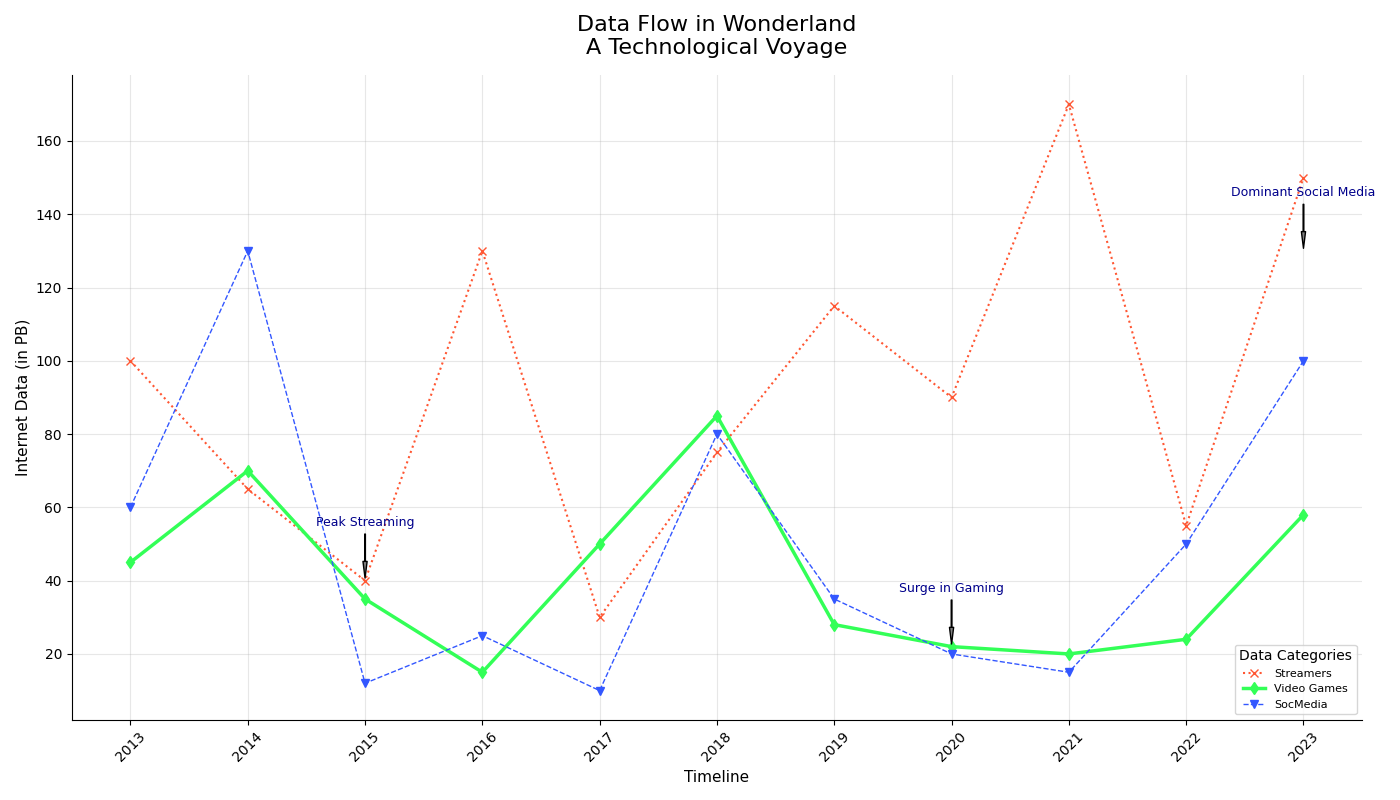

The Python source for this figure:
import matplotlib.pyplot as plt
import numpy as np

years = np.arange(2013, 2024)

# Randomly altering content within data groups while preserving structure
streaming_services = np.array([100, 65, 40, 130, 30, 75, 115, 90, 170, 55, 150])
online_gaming = np.array([45, 70, 35, 15, 50, 85, 28, 22, 20, 24, 58])
social_media = np.array([60, 130, 12, 25, 10, 80, 35, 20, 15, 50, 100])

fig, ax = plt.subplots(figsize=(14, 8))

# Updated color scheme remains the same
ax.plot(years, streaming_services, marker='x', linestyle=':', color='#ff5733', linewidth=1.5, label='Streamers')
ax.plot(years, online_gaming, marker='d', linestyle='-', color='#33ff57', linewidth=2.5, label='Video Games')
ax.plot(years, social_media, marker='v', linestyle='--', color='#3357ff', linewidth=1, label='SocMedia')

ax.set_title('Data Flow in Wonderland\nA Technological Voyage', fontsize=16, fontweight='normal', pad=15)
ax.set_xlabel('Timeline', fontsize=11)
ax.set_ylabel('Internet Data (in PB)', fontsize=11)

ax.set_xticks(years)
ax.set_xticklabels(years, rotation=45)

ax.legend(title='Data Categories', loc='lower right', fontsize=8)

# Updated annotations
annotations = {
    2015: ("Peak Streaming", streaming_services[2]),
    2020: ("Surge in Gaming", online_gaming[7]),
    2023: ("Dominant Social Media", social_media[1]),
}

for year, (text, y_value) in annotations.items():
    ax.annotate(text, xy=(year, y_value), xytext=(year, y_value + 15),
                arrowprops=dict(facecolor='gray', shrink=0.05, width=0.5, headwidth=3), fontsize=9, color='darkblue', ha='center')

ax.grid(True, linestyle='-', alpha=0.3)
ax.spines['top'].set_visible(False)
ax.spines['right'].set_visible(False)

plt.tight_layout()
plt.show()
